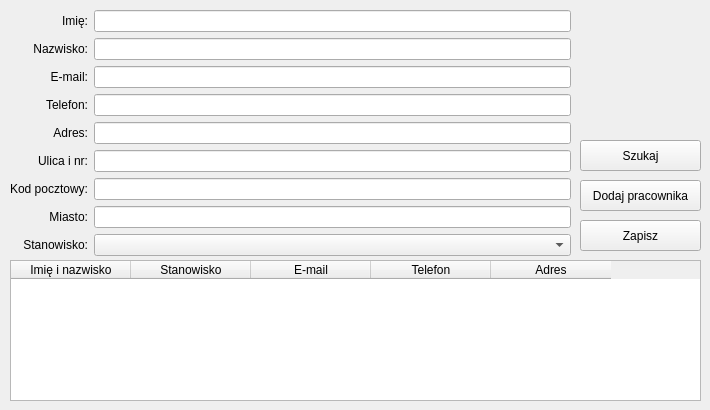
    <widget class="QWidget" name="tab_7">
     <attribute name="title">
      <string>Pracownicy</string>
     </attribute>
     <widget class="QPushButton" name="pushButton_22">
      <property name="geometry">
       <rect>
        <x>580</x>
        <y>220</y>
        <width>121</width>
        <height>31</height>
       </rect>
      </property>
      <property name="text">
       <string>Zapisz</string>
      </property>
     </widget>
     <widget class="QPushButton" name="pushButton_26">
      <property name="geometry">
       <rect>
        <x>580</x>
        <y>180</y>
        <width>121</width>
        <height>31</height>
       </rect>
      </property>
      <property name="text">
       <string>Dodaj pracownika</string>
      </property>
     </widget>
     <widget class="QTableWidget" name="tableWidget_7">
      <property name="geometry">
       <rect>
        <x>10</x>
        <y>260</y>
        <width>691</width>
        <height>141</height>
       </rect>
      </property>
      <attribute name="horizontalHeaderDefaultSectionSize">
       <number>120</number>
      </attribute>
      <column>
       <property name="text">
        <string>Imię i nazwisko</string>
       </property>
      </column>
      <column>
       <property name="text">
        <string>Stanowisko</string>
       </property>
      </column>
      <column>
       <property name="text">
        <string>E-mail</string>
       </property>
      </column>
      <column>
       <property name="text">
        <string>Telefon</string>
       </property>
      </column>
      <column>
       <property name="text">
        <string>Adres</string>
       </property>
      </column>
     </widget>
     <widget class="QWidget" name="gridLayoutWidget_8">
      <property name="geometry">
       <rect>
        <x>10</x>
        <y>10</y>
        <width>561</width>
        <height>248</height>
       </rect>
      </property>
      <layout class="QGridLayout" name="gridLayout_9">
       <item row="6" column="0">
        <widget class="QLabel" name="label_53">
         <property name="text">
          <string>Kod pocztowy:</string>
         </property>
         <property name="alignment">
          <set>Qt::AlignRight|Qt::AlignTrailing|Qt::AlignVCenter</set>
         </property>
        </widget>
       </item>
       <item row="0" column="1">
        <widget class="QLineEdit" name="lineEdit_29"/>
       </item>
       <item row="0" column="0">
        <widget class="QLabel" name="label_43">
         <property name="text">
          <string>Imię:</string>
         </property>
         <property name="alignment">
          <set>Qt::AlignRight|Qt::AlignTrailing|Qt::AlignVCenter</set>
         </property>
        </widget>
       </item>
       <item row="1" column="0">
        <widget class="QLabel" name="label_46">
         <property name="text">
          <string>Nazwisko:</string>
         </property>
         <property name="alignment">
          <set>Qt::AlignRight|Qt::AlignTrailing|Qt::AlignVCenter</set>
         </property>
        </widget>
       </item>
       <item row="2" column="0">
        <widget class="QLabel" name="label_47">
         <property name="text">
          <string>E-mail:</string>
         </property>
         <property name="alignment">
          <set>Qt::AlignRight|Qt::AlignTrailing|Qt::AlignVCenter</set>
         </property>
        </widget>
       </item>
       <item row="3" column="0">
        <widget class="QLabel" name="label_48">
         <property name="text">
          <string>Telefon:</string>
         </property>
         <property name="alignment">
          <set>Qt::AlignRight|Qt::AlignTrailing|Qt::AlignVCenter</set>
         </property>
        </widget>
       </item>
       <item row="7" column="0">
        <widget class="QLabel" name="label_54">
         <property name="text">
          <string>Miasto:</string>
         </property>
         <property name="alignment">
          <set>Qt::AlignRight|Qt::AlignTrailing|Qt::AlignVCenter</set>
         </property>
        </widget>
       </item>
       <item row="4" column="0">
        <widget class="QLabel" name="label_49">
         <property name="text">
          <string>Adres:</string>
         </property>
         <property name="alignment">
          <set>Qt::AlignRight|Qt::AlignTrailing|Qt::AlignVCenter</set>
         </property>
        </widget>
       </item>
       <item row="3" column="1">
        <widget class="QLineEdit" name="lineEdit_33"/>
       </item>
       <item row="5" column="0">
        <widget class="QLabel" name="label_52">
         <property name="text">
          <string>Ulica i nr:</string>
         </property>
         <property name="alignment">
          <set>Qt::AlignRight|Qt::AlignTrailing|Qt::AlignVCenter</set>
         </property>
        </widget>
       </item>
       <item row="1" column="1">
        <widget class="QLineEdit" name="lineEdit_32"/>
       </item>
       <item row="5" column="1">
        <widget class="QLineEdit" name="lineEdit_34"/>
       </item>
       <item row="4" column="1">
        <widget class="QLineEdit" name="lineEdit_31"/>
       </item>
       <item row="2" column="1">
        <widget class="QLineEdit" name="lineEdit_30"/>
       </item>
       <item row="8" column="0">
        <widget class="QLabel" name="label_55">
         <property name="text">
          <string>Stanowisko:</string>
         </property>
         <property name="alignment">
          <set>Qt::AlignRight|Qt::AlignTrailing|Qt::AlignVCenter</set>
         </property>
        </widget>
       </item>
       <item row="6" column="1">
        <widget class="QLineEdit" name="lineEdit_35"/>
       </item>
       <item row="7" column="1">
        <widget class="QLineEdit" name="lineEdit_36"/>
       </item>
       <item row="8" column="1">
        <widget class="QComboBox" name="comboBox_11"/>
       </item>
      </layout>
     </widget>
     <widget class="QPushButton" name="pushButton_27">
      <property name="geometry">
       <rect>
        <x>580</x>
        <y>140</y>
        <width>121</width>
        <height>31</height>
       </rect>
      </property>
      <property name="text">
       <string>Szukaj</string>
      </property>
     </widget>
    </widget>
